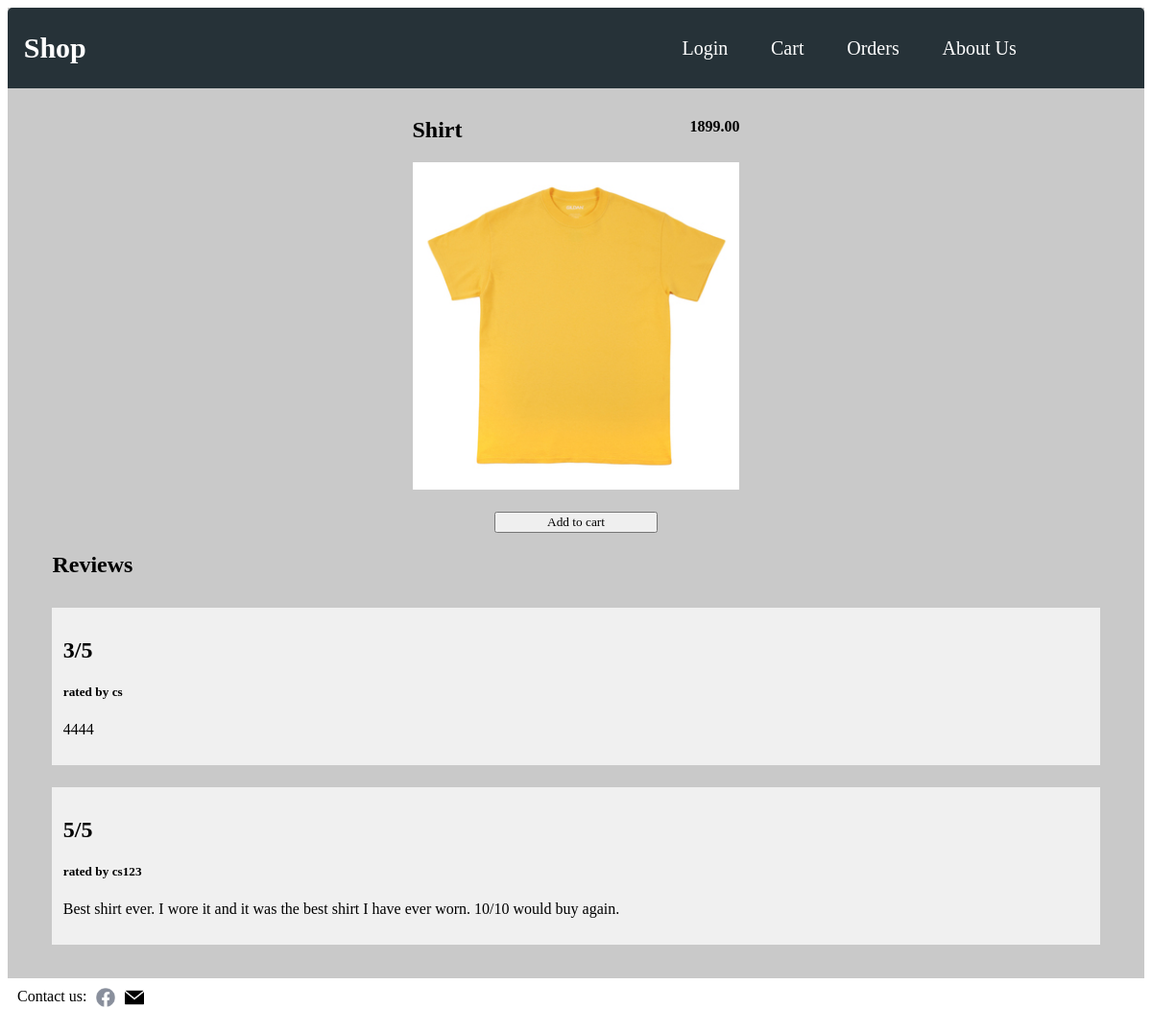
The app's page /item/3/ with its own data.
### pages/models.py (models this page shows, shortened)
class Item(models.Model):
    item_id = models.AutoField(primary_key=True)  # Primary Key
    name = models.CharField(max_length=120)  # Item Name
    price = models.DecimalField(max_digits=6, decimal_places=2)  # Item Price
    description = models.TextField(
        blank=True, max_length=430)  # Item Description
    quantity_stock = models.IntegerField(default=1)  # Number of Stock
    quantity_order = models.IntegerField(default=0)  # Number on Order
    picture = models.ImageField(blank=True, null=True)  # Item Picture
    '''
    Method to display human readable field instead of
    the non-descriptive ID primary key
    '''
    '''
    Returns a boolean depending on the availble supply
    of the item.263238
    '''
    '''
    Returns the filepath for the item picture
    '''
    def get_image(self):
        return f'/static/items/{self.picture}'

class Review(models.Model):
    review_id = models.AutoField(primary_key=True)  # Primary Key
    item = models.ForeignKey(
        "Item", on_delete=models.CASCADE)  # Item to be reviewed
    user = models.ForeignKey(
        User, on_delete=models.CASCADE)  # User making review
    rating = models.SmallIntegerField(default=5)  # Review rating
    review_text = models.TextField(blank=True)  # Text for the review
    """
    Method to update/change review details
    """

### pages/views.py (the view)
# urls.py: path('item/<int:item_id>/', item_view), #page for single item details
def item_view(request, item_id):
    item = Item.objects.get(item_id=item_id)  # get the item by the item_id
    if Review.objects.filter(item=item).exists():
        reviews = Review.objects.filter(item=item)
        context = {
            "item": item,
            "reviews": reviews,
            "title": item.name
        }
    else:
        context = {
            "item": item,
            "title": item.name
        }
    return render(request, "item.html", context)

### templates/item.html (shortened to what this page needs)
{% extends 'base.html' %}
{% load static %}
{% block styles %}
<link rel="stylesheet" type="text/css" href="{% static 'css/item.css'%}" />
{% endblock styles %}
{% block content %}
<div class="content-wrapper">
    <div class="price-name">
        <h2 class="item-name">{{ item.name }}</h2>
        <h4 class="item-price">{{ item.price }}</h4>
    </div>
    <img class="item-image" src="{{ item.get_image }}" alt="{{ item.name }}" />
    <div class="add-cart">
      <form action="/add-to-cart/{{ item.item_id }}" method="get">
        <input class = "cart-btn" type="submit" value="Add to cart">
      </form>
    </div>
    <h2 class = "review-title">Reviews</h2>
    {% if reviews %}
      {% for review in reviews %}
        <div class="review-container">
          <h2>{{ review.rating }}/5</h2>
          <h5> rated by {{ review.user.username }}</h5>
          <p>{{ review.review_text }}</p>
        </div>
      {% endfor %}
    {% else %}
      <h4>There are no reviews for this item</h4>
    {% endif %}
</div>
{% endblock content %}

### static/css/base.css (style rules this page uses)
*, *::before, *::after { box-sizing: border-box; font-family: montserrat; }

### static/css/item.css (style rules this page uses)
.content-wrapper { width: 96%; margin: auto; display: flex; flex-flow: column wrap; }
.price-name { height: 10%; display: flex; padding: 0 35%; justify-content: space-between; }
.item-image { height: auto; width: auto; margin: auto; max-width: 30% }
.add-cart { width: 30%; margin: auto; }
.add-cart > form { width:50%; margin: auto; }
.cart-btn { width: 100%; }
.review-title { margin-left: 2%; }
.review-container { background-color: rgb(240, 240, 240); width: 96%; margin: 1% auto; padding: 1%; }

### records on screen
Item: name "Shirt", price "1899.00", get_image (picture)
Review: rating "3", user.username "cs", review_text "4444"
Review: rating "5", user.username "cs123", review_text "Best shirt ever. I wore it and it was the best shirt I have ever worn. 10/10 would buy again."
